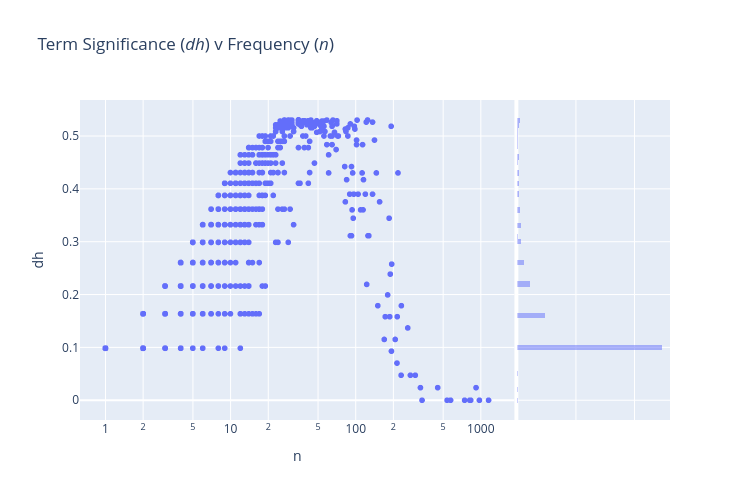

Source (notebook cell):
### Code cell
px.scatter(VOCAB.reset_index(), 'n', 'dh', 
           log_x=True, 
           width=750, height=500,
           hover_name='term_str',
           marginal_y='histogram',
          title="Term Significance (<i>dh</i>) v Frequency (<i>n</i>)")

### Figure 1 — Plotly figure (JSON) as saved in the notebook; plotly's stock layout.template omitted (floating-point values rounded to 4 significant figures; data arrays with more than 128 entries replaced by an {"elided": "..."} marker saying what was removed)
{"data": [{"hovertemplate": "<b>%{hovertext}</b><br><br>n=%{x}<br>dh=%{y}<extra></extra>", "hovertext": {"elided": "3767 str values"}, "legendgroup": "", "marker": {"color": "#636efa", "symbol": "circle"}, "mode": "markers", "name": "", "showlegend": false, "type": "scattergl", "x": {"elided": "3767 int values"}, "xaxis": "x", "y": {"elided": "3767 float values"}, "yaxis": "y"}, {"alignmentgroup": "True", "bingroup": "y", "hovertemplate": "dh=%{y}<br>count=%{x}<extra></extra>", "legendgroup": "", "marker": {"color": "#636efa"}, "name": "", "offsetgroup": "", "opacity": 0.5, "showlegend": false, "type": "histogram", "xaxis": "x2", "y": {"elided": "3767 float values"}, "yaxis": "y2"}], "layout": {"barmode": "overlay", "height": 500, "legend": {"tracegroupgap": 0}, "title": {"text": "Term Significance (<i>dh</i>) v Frequency (<i>n</i>)"}, "width": 750, "xaxis": {"anchor": "y", "autorange": true, "domain": [0, 0.7363], "range": [-0.2036, 3.268], "title": {"text": "n"}, "type": "log"}, "xaxis2": {"anchor": "y2", "autorange": true, "domain": [0.7413, 1], "matches": "x2", "range": [0, 2606.0], "showgrid": true, "showline": false, "showticklabels": false, "ticks": ""}, "yaxis": {"anchor": "x", "autorange": true, "domain": [0, 1], "range": [-0.03737, 0.5681], "title": {"text": "dh"}, "type": "linear"}, "yaxis2": {"anchor": "x2", "autorange": true, "domain": [0, 1], "matches": "y", "range": [-0.03737, 0.5681], "showgrid": true, "showticklabels": false, "type": "linear"}}}
